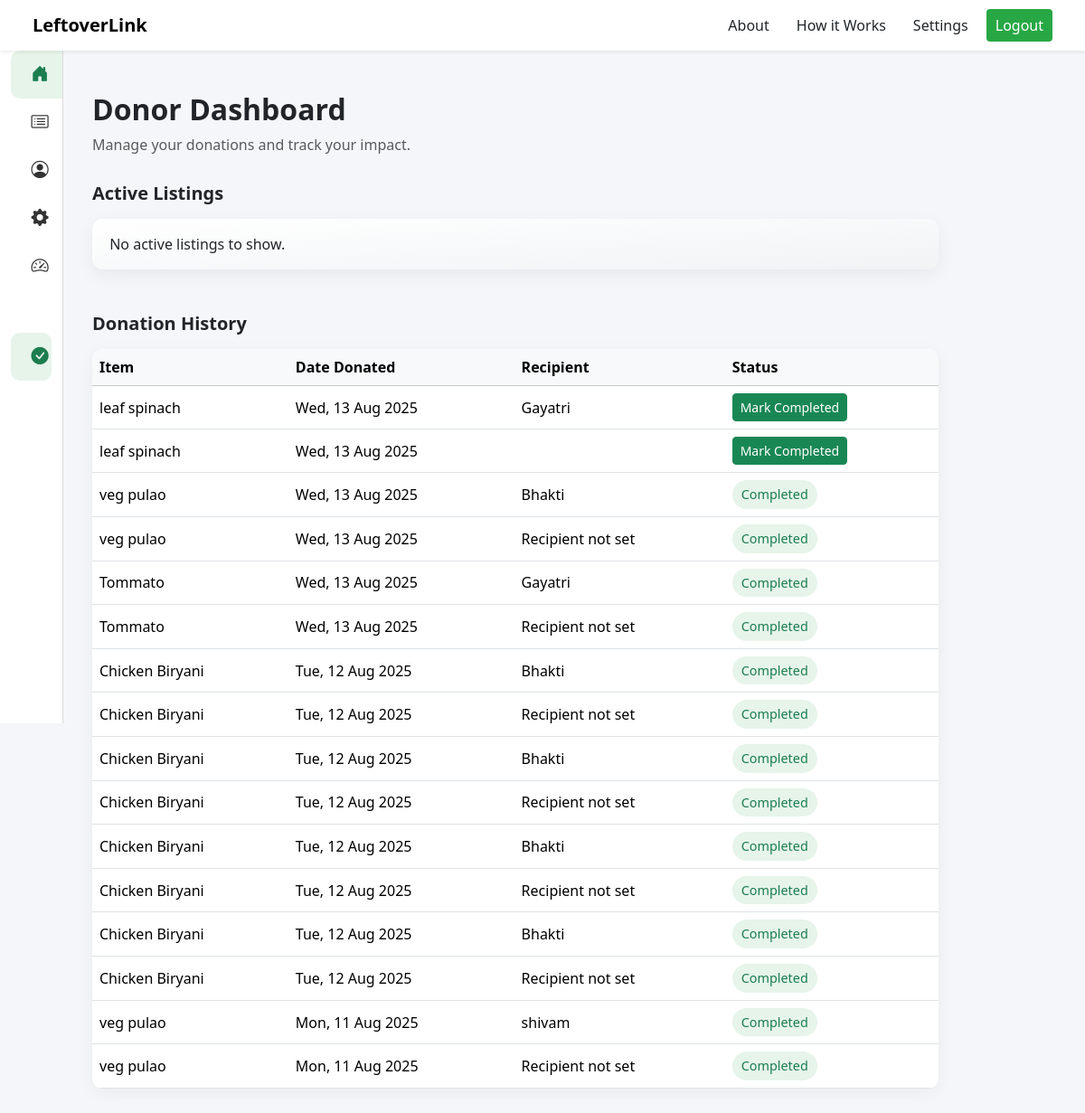
Page /donor/ (signed in) on the committed database.
### leftoverlink_app/models.py (models this page shows, shortened)
class Donation(models.Model):
    food_post = models.ForeignKey(FoodPost, on_delete=models.CASCADE)
    donor = models.ForeignKey(settings.AUTH_USER_MODEL, on_delete=models.CASCADE)
    recipient_name = models.CharField(max_length=100)
    date_donated = models.DateTimeField(auto_now_add=True)
    status = models.CharField(max_length=30, choices=[('pending', 'Pending'), ('completed', 'Completed')], default='pending')

class FoodPost(models.Model):
    CATEGORY_CHOICES = [
        ('fruits', 'Fruits'),
        ('vegetables', 'Vegetables'),
        ('canned', 'Canned Goods'),
        ('snacks', 'Snacks'),
    ]
    STATUS_CHOICES = [
        ('available', 'Available'),
        ('claimed', 'Claimed'),
        ('expired', 'Expired'),
    ]
    donor = models.ForeignKey(settings.AUTH_USER_MODEL, on_delete=models.CASCADE)
    food_title = models.CharField(max_length=255)
    quantity = models.DecimalField(max_digits=6, decimal_places=2)
    category = models.ForeignKey('Category', on_delete=models.CASCADE)
    latitude = models.FloatField(blank=True, null=True)
    longitude = models.FloatField(blank=True, null=True)
    contact = models.CharField(max_length=15, default='N/A')
    expiry = models.DateTimeField(null=True, blank=True)
    food_image = models.ImageField(upload_to="food_images/")
    location = models.CharField(max_length=255, null=True, blank=True)
    status = models.CharField(max_length=20, choices=STATUS_CHOICES, default='available')

### leftoverlink_app/views.py (the view)
# urls.py: path('donor/',views.donor,name='donor'),
@login_required
def donor(request):
    user = request.user
    active_listings = FoodPost.objects.filter(
        donor=user,
        status='available',
        expiry__gt=timezone.now()
    ).order_by('-expiry')
    donation_history = Donation.objects.filter(
        donor=user
    ).order_by('-date_donated')
    context = {
        'active_listings': active_listings,
        'donation_history': donation_history,
    }
    return render(request, 'donor.html', context)

### template/donor.html (shortened to what this page needs)
{% extends 'navbar.html'%}
{% load static %}
{% block content %}
<!DOCTYPE html>
<html lang="en">
<head>
    <link rel="stylesheet" href="{% static 'css/responsive.css' %}" />
    <link href="https://cdn.jsdelivr.net/npm/bootstrap@5.3.3/dist/css/bootstrap.min.css" rel="stylesheet" />
    <link href="https://cdn.jsdelivr.net/npm/bootstrap-icons@1.10.5/font/bootstrap-icons.css" rel="stylesheet" />
</head>
<body>
    <div class="container-fluid">
        <div class="row">
            <div class="sidebar d-flex flex-column">
                <nav class="nav flex-column mt-3">
                    <a class="nav-link active" href="#"><i class="bi bi-house-door-fill"></i><span>Dashboard</span></a>
                    <a class="nav-link" href="{% url 'food_list' %}"><i class="bi bi-card-list"></i></a>
                    <a class="nav-link" href="{% url 'profile' %}"><i
                            class="bi bi-person-circle"></i><span>Profile</span></a>
                    <a class="nav-link" href="{% url 'settings' %}"><i
                            class="bi bi-gear-fill"></i><span>Settings</span></a>
                    <a class="nav-link" href="{% url 'realtimedash' %}"><i
                            class="bi bi-speedometer2"></i><span>Real-time Dashboard</span></a><br><br>
                </nav>
                <a class="nav-link active" href="{% url 'food_post' %}" class="btn btn-green mt-4"><i
                        class="bi bi-check-circle-fill"></i><span>Post New Item</span></a>
            </div>
            <div class="main-content col-md-10 offset-md-2">
                <div class="dashboard-header fade-slide">
                    <h2 class="fw-bold">Donor Dashboard</h2>
                    <p class="text-muted">Manage your donations and track your impact.</p>
                </div>
                <div class="fade-slide" style="animation-delay: 0.2s;">
                    <h5 class="mb-3 fw-semibold">Active Listings</h5>
                    {% if active_listings %}
                    {% for post in active_listings %}
                    <div class="listing-card">
                        <h6>{{ post.food_title }}</h6>
                        <p>Quantity: {{ post.quantity }}</p>
                        <p>Expires: {% if post.expiry %}{{ post.expiry|date:"D, d M Y" }}{% else %}No expiry{% endif %}
                        </p>
                        <p>Status: {{ post.get_status_display }}</p>
                    </div>
                    {% endfor %}
                    {% else %}
                    <div class="listing-card">No active listings to show.</div>
                    {% endif %}
                </div>
                <div class="fade-slide" style="animation-delay: 0.4s;">
                    <h5 class="mt-5 mb-3 fw-semibold">Donation History</h5>
                    <table class="table donation-table">
                        <thead class="table-light">
                            <tr>
                                <th>Item</th>
                                <th>Date Donated</th>
                                <th>Recipient</th>
                                <th>Status</th>
                            </tr>
                        </thead>
                        <tbody>
                            {% if donation_history %}
                            {% for donation in donation_history %}
                            <tr>
                                <td>{{ donation.food_post.food_title }}</td>
                                <td>{{ donation.date_donated|date:"D, d M Y" }}</td>
                                <td>{{ donation.recipient_name }}</td>
                                <td>
                                    {% if donation.status != 'completed' %}
                                    <a href="{% url 'mark_donation_completed' donation.id %}"
                                        class="btn btn-sm btn-success">Mark Completed</a>
                                    {% else %}
                                    <span class="status-completed">Completed</span>
                                    {% endif %}
                                </td>
                            </tr>
                            {% endfor %}
                            {% else %}
                            <tr>
                                <td colspan="4" class="text-center text-muted">No donation history yet.</td>
                            </tr>
                            {% endif %}
                        </tbody>
                    </table>
                </div>
            </div>
        </div>
    </div>
    {% endblock %}

### template/navbar.html (shortened to what this page needs)
{% load static %}
<!doctype html>
<html lang="en">
<head>
    <link rel="stylesheet" href="{% static 'css/nav_style.css' %}" />
     <link rel="stylesheet" href="{% static 'css/responsive.css' %}" />
    <link href="https://cdn.jsdelivr.net/npm/bootstrap@5.3.0/dist/css/bootstrap.min.css" rel="stylesheet" />
</head>
<body>
    <nav id="mainNavbar"
        class="navbar fixed-top navbar-expand-lg navbar-light bg-white shadow-sm px-4 navbar-transition">
        <div class="container-fluid">
            <a class="navbar-brand fw-bold" href="#">LeftoverLink</a>
            <div class="collapse navbar-collapse justify-content-end" id="navbarNav">
                <div class="navbar-nav">
                    <button class="nav-btn" onclick="setActive(this)">
                        <a href="{% url 'aboutus' %}" class="text-decoration-none text-dark">About</a>
                    </button>
                    <button class="nav-btn" onclick="setActive(this)">
                        <a href="#how-it-works" class="text-decoration-none text-dark"  onclick="goToHowItWorks(event)">How it Works</a>
                    </button>
                    <button class="nav-btn" onclick="setActive(this)">
                        <a href="{% url 'settings' %}" class="text-decoration-none text-dark">Settings</a>
                    </button>
                    {% if user.is_authenticated %}
                    <button class="nav-btn" id="donate">
                        <a href="{% url 'logout' %}" class="text-decoration-none text-white">Logout</a>
                    </button>
                    {% else %}
                    <button class="nav-btn" id="donate">
                        <a href="{% url 'signin' %}" class="text-decoration-none text-white">Signin Now</a>
                    </button>
                    {% endif %}
                </div>
    </nav>
    {% block content %}
    {% endblock %}
</body>
</html>

### static/css/nav_style.css (style rules this page uses)
.nav-btn { color: black !important; font-weight: 500; background-color: transparent !important; border: 1px solid transparent; border-radius: 5px; padding: 6px 12px; margin-left: 10px; }
#donate { background-color: #28a745 !important; }

### template/navbar.html (style rules this page uses)
body { padding-top: 70px; transition: padding-left 0.3s ease; }
.navbar-transition { transition: margin-left 0.3s ease, transform 0.4s ease-in-out, opacity 0.4s ease; transform: translateY(-100%); opacity: 0; }
.navbar-loaded { transform: translateY(0); opacity: 1; }
.navbar-brand { transition: margin-left 0.3s ease; margin-left: 0px; }
.navbar-nav .nav-btn { background: none; border: none; position: relative; font-weight: 500; margin-left: 10px; padding: 6px 10px; transition: color 0.3s ease; }
.navbar-nav .nav-btn a { color: inherit; text-decoration: none; }
.navbar-nav .nav-btn::after { content: ''; display: block; width: 0%; height: 2px; background-color: #198754; transition: width 0.3s ease; position: absolute; bottom: 0; left: 10%; }
#donate { background-color: #198754; color: white; border-radius: 4px; transition: transform 0.3s ease, box-shadow 0.3s ease; }
html { scroll-behavior: smooth; }

### template/donor.html (style rules this page uses)
body { background-color: #f5f6fa; font-family: 'Segoe UI', sans-serif; }
.fade-slide { opacity: 0; transform: translateY(20px); animation: fadeSlideIn 0.6s ease forwards; }
.sidebar { position: fixed; top: 0; left: 0; height: 100vh; width: 70px; background-color: white; border-right: 1px solid #ddd; padding-top: 2rem; transition: width 0.3s ease; overflow-x: hidden; z-index: 1000; }
.sidebar .nav-link { color: #333; padding: 12px 20px; font-weight: 500; display: flex; align-items: center; white-space: nowrap; transition: background-color 0.2s ease; }
.sidebar .nav-link i { font-size: 1.2rem; margin-right: 16px; min-width: 24px; text-align: center; transition: transform 0.3s; }
.sidebar .nav-link.active { background-color: #e6f4ea; color: #1c7d4f; border-radius: 10px; }
.main-content { margin-left: 70px; transition: margin-left 0.3s ease; padding: 2rem; }
.dashboard-header { margin-bottom: 30px; }
.listing-card { border: none; border-radius: 12px; padding: 1rem 1.2rem; margin-bottom: 1rem; background: linear-gradient(to bottom right, #ffffff, #f1f3f5); box-shadow: 0 6px 20px rgba(0, 0, 0, 0.06); transition: transform 0.3s ease; }
.donation-table { border-radius: 12px; overflow: hidden; background: #ffffff; box-shadow: 0 4px 18px rgba(0, 0, 0, 0.05); }
.donation-table td, .donation-table th { vertical-align: middle; }
.status-completed { background-color: #e6f4ea; color: #1c7d4f; padding: 5px 10px; border-radius: 20px; font-size: 0.9rem; text-align: center; display: inline-block; }

### rows in the picture
Donation: food_post.food_title "leaf spinach", date_donated "Wed, 13 Aug 2025", recipient_name "Gayatri", status "Mark Completed"
Donation: food_post.food_title "leaf spinach", date_donated "Wed, 13 Aug 2025", status "Mark Completed"
Donation: food_post.food_title "veg pulao", date_donated "Wed, 13 Aug 2025", recipient_name "Bhakti", status "Completed"
Donation: food_post.food_title "veg pulao", date_donated "Wed, 13 Aug 2025", recipient_name "Recipient not set", status "Completed"
Donation: food_post.food_title "Tommato", date_donated "Wed, 13 Aug 2025", recipient_name "Gayatri", status "Completed"
Donation: food_post.food_title "Tommato", date_donated "Wed, 13 Aug 2025", recipient_name "Recipient not set", status "Completed"
Donation: food_post.food_title "Chicken Biryani", date_donated "Tue, 12 Aug 2025", recipient_name "Bhakti", status "Completed"
Donation: food_post.food_title "Chicken Biryani", date_donated "Tue, 12 Aug 2025", recipient_name "Recipient not set", status "Completed"
Donation: food_post.food_title "Chicken Biryani", date_donated "Tue, 12 Aug 2025", recipient_name "Bhakti", status "Completed"
Donation: food_post.food_title "Chicken Biryani", date_donated "Tue, 12 Aug 2025", recipient_name "Recipient not set", status "Completed"
Donation: food_post.food_title "Chicken Biryani", date_donated "Tue, 12 Aug 2025", recipient_name "Bhakti", status "Completed"
Donation: food_post.food_title "Chicken Biryani", date_donated "Tue, 12 Aug 2025", recipient_name "Recipient not set", status "Completed"
Donation: food_post.food_title "Chicken Biryani", date_donated "Tue, 12 Aug 2025", recipient_name "Bhakti", status "Completed"
Donation: food_post.food_title "Chicken Biryani", date_donated "Tue, 12 Aug 2025", recipient_name "Recipient not set", status "Completed"
Donation: food_post.food_title "veg pulao", date_donated "Mon, 11 Aug 2025", recipient_name "shivam", status "Completed"
Donation: food_post.food_title "veg pulao", date_donated "Mon, 11 Aug 2025", recipient_name "Recipient not set", status "Completed"
